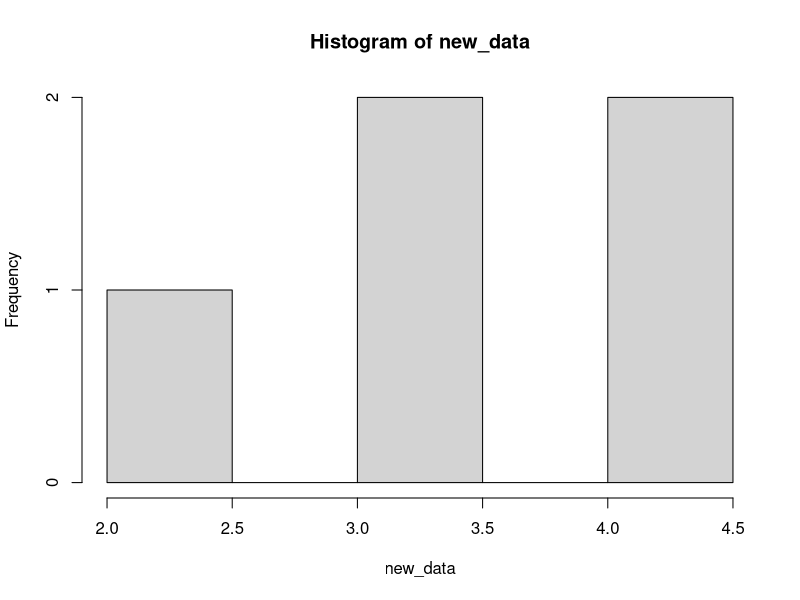
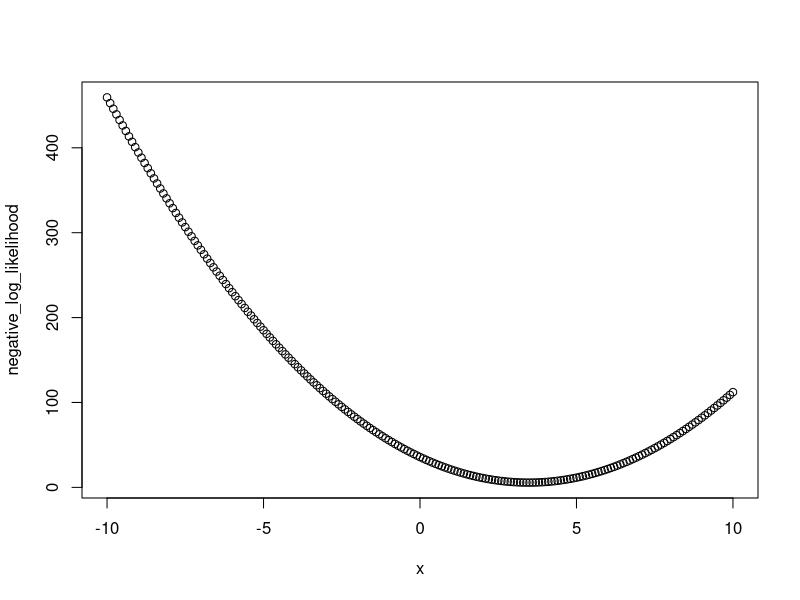
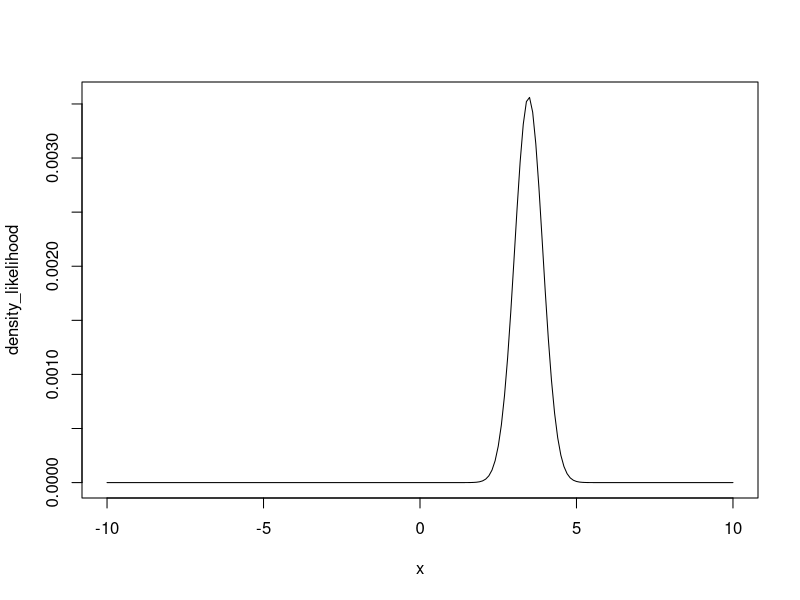
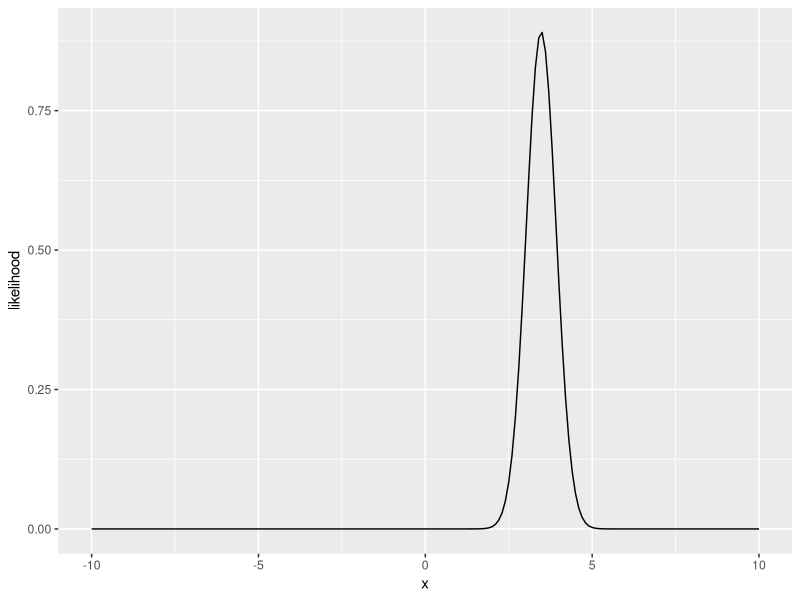
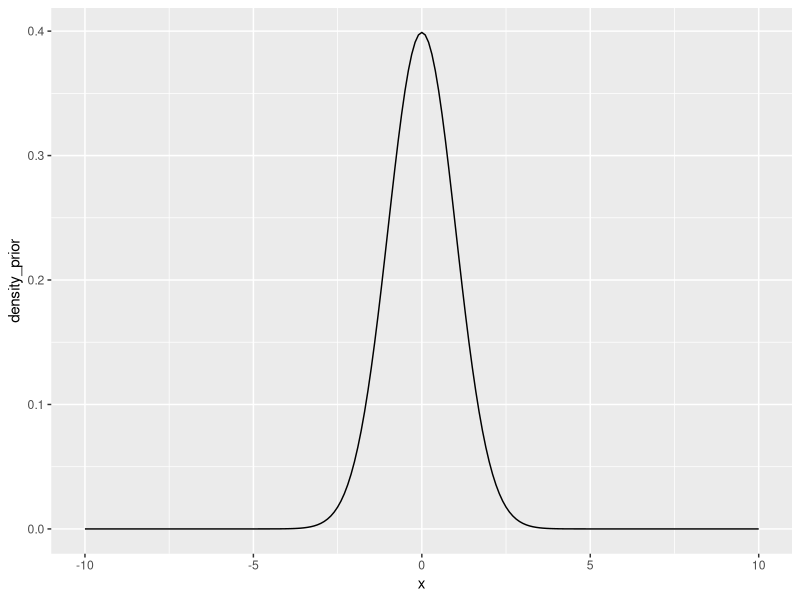
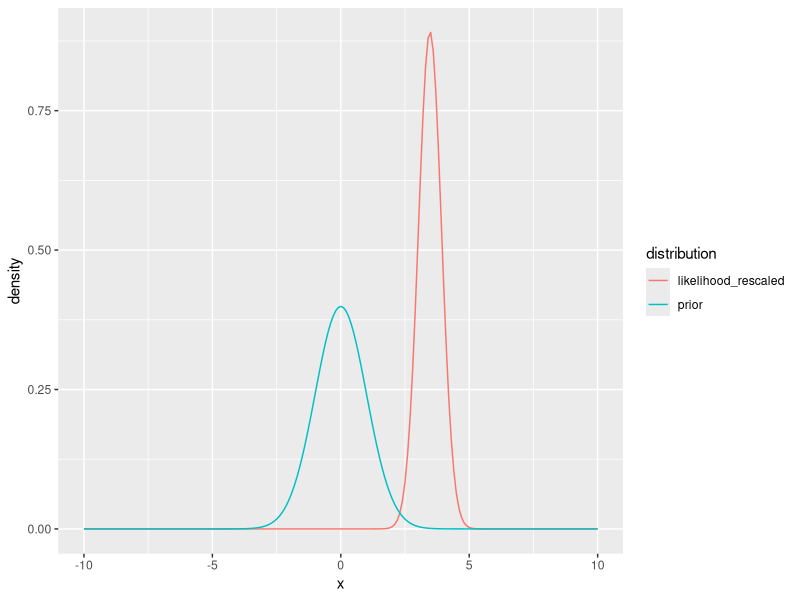
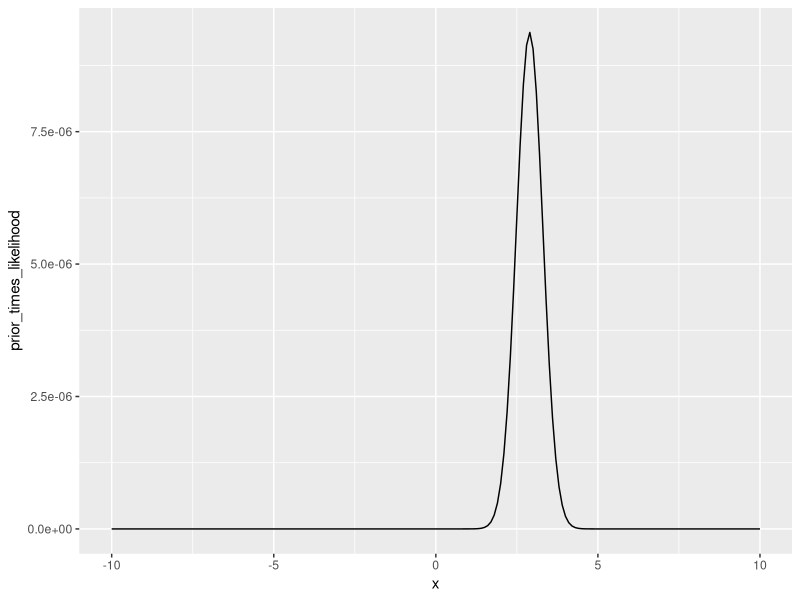
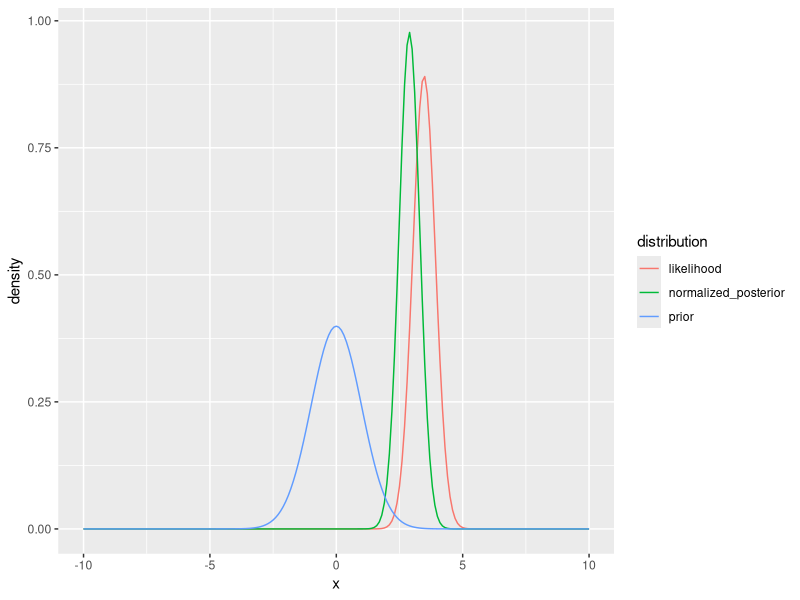

Generate these figures, in order, with R:
## ---- chunk 1
#| echo = FALSE
#| echo = message
library(tidyverse)
library(patchwork)
## ---- chunk 2
num_data_points <- 5

mean_data <- 3.0
sd_data <- 1.0

new_data <- rnorm(num_data_points, mean = mean_data, sd = sd_data)
hist(new_data)
## ---- chunk 3
#DATA MODEL
delta_x <- 0.1
x <- seq(-10,10, delta_x)
negative_log_likelihood <- rep(NA,length(x))
for(i in 1:length(x)){
  negative_log_likelihood[i] <- -sum(dnorm(new_data, mean = x[i], sd = 1, log = TRUE))
}

plot(x, negative_log_likelihood)
## ---- chunk 4
density_likelihood <- exp(-negative_log_likelihood)
plot(x, density_likelihood, type = "l")

## ---- chunk 5
likelihood_area_under_curve <- sum(density_likelihood * delta_x) #Width * Height
density_likelihood_rescaled <- density_likelihood/likelihood_area_under_curve
## ---- chunk 6
d <- tibble(x = x,
            likelihood = density_likelihood_rescaled)
ggplot(d, aes(x = x, y = likelihood)) +
  geom_line()

## ---- chunk 7
mean_prior <- 0
sd_prior <- 1.0

#Priors
density_prior <- dnorm(x, mean = mean_prior, sd = sd_prior)
d <- tibble(x = x,
            density_prior = density_prior)
ggplot(d, aes(x = x, y = density_prior)) +
  geom_line()
## ---- chunk 8
tibble(x = x,
            prior = density_prior,
            likelihood_rescaled = density_likelihood_rescaled) %>% 
  pivot_longer(cols = -x, names_to = "distribution", values_to = "density") %>% 
  mutate(distribution = factor(distribution)) %>% 
  ggplot(aes(x = x, y = density, color = distribution)) +
  geom_line() 

## ---- chunk 9
prior_times_likelihood <- density_prior * density_likelihood
d <- tibble(x = x,
            prior_times_likelihood = prior_times_likelihood)
ggplot(d, aes(x = x, y = prior_times_likelihood)) +
  geom_line()
## ---- chunk 10
area_under_curve <- sum(prior_times_likelihood * delta_x)  #sum(Width * Height) = total probability of the data given all possible values of the parameter
normalized_posterior <- prior_times_likelihood / area_under_curve

paste0("the probablity of the data is (i.e., area under likelihood x prior curve): ", area_under_curve)
## ---- chunk 11
tibble(x = x,
       prior = density_prior,
       likelihood = density_likelihood_rescaled,
       normalized_posterior = normalized_posterior) %>% 
  pivot_longer(cols = -x, names_to = "distribution", values_to = "density") %>% 
  mutate(distribution = factor(distribution)) %>% 
  ggplot(aes(x = x, y = density, color = distribution)) +
  geom_line()
## ---- chunk 12
explore_senstivity <- function(num_data_points, mean_data, sd_data, mean_prior, sd_prior, title){

new_data <- rnorm(num_data_points, mean_data, sd_data)
delta_x <- 0.1
x <- seq(-5,5, delta_x)
negative_log_likelihood <- rep(NA,length(x))

#DATA MODEL
for(i in 1:length(x)){
  #Process model is that mean = x
  negative_log_likelihood[i] <- -sum(dnorm(new_data, mean = x[i], sd = 1, log = TRUE))
}

density_likelihood <- exp(-negative_log_likelihood)
likelihood_area_under_curve <- sum(density_likelihood * delta_x) #Width * Height
density_likelihood_rescaled <- density_likelihood/likelihood_area_under_curve

#Prior
density_prior <- dnorm(x, mean = mean_prior, sd = sd_prior)

#Prior x Likelihood
prior_times_likelihood <- density_prior * density_likelihood
area_under_curve <- sum(prior_times_likelihood * delta_x) #Width * Height
normalized_posterior <- prior_times_likelihood / area_under_curve

p <- tibble(x = x,
       prior = density_prior,
       likelihood = density_likelihood_rescaled,
       normalized_posterior = normalized_posterior) %>% 
  pivot_longer(cols = -x, names_to = "distribution", values_to = "density") %>% 
  mutate(distribution = factor(distribution)) %>% 
  ggplot(aes(x = x, y = density, color = distribution)) +
  geom_line() +
  labs(title = title)
return(p)
}
## ---- chunk 13
#Baseline
p1 <- explore_senstivity(num_data_points = 5,
                        mean_data = 3,
                        sd_data = 2,
                        mean_prior = 0,
                        sd_prior = 1.0,
                        title = "Baseline")

#Increase confidence in prior
p2 <- explore_senstivity(num_data_points = 5,
                        mean_data = 3,
                        sd_data = 2,
                        mean_prior = 0,
                        sd_prior = 0.1,
                        title = "Increase confidence in prior")

#Increase number of data points
p3 <- explore_senstivity(num_data_points = 50,
                        mean_data = 3,
                        sd_data = 2,
                        mean_prior = 0,
                        sd_prior = 1.0,
                        title = "Increase data")

#Make likelihood mean closer to prior
p4 <- explore_senstivity(num_data_points = 5,
                        mean_data = 0,
                        sd_data = 2,
                        mean_prior = 0,
                        sd_prior = 1.0,
                        title = "Make likelihood mean closer to prior")
(p1 / p2) | (p3 / p4) 


## ---- chunk 14
set.seed(100)
num_data_points <- 10
par1_true <- 3
sd_data <- 0.5
x <- runif(num_data_points, 0, 10)
par_true <- c(par1_true, 0.5)
y_true <- par_true[1] * (x / (x + par_true[2]))
y <- rnorm(length(y_true), mean = y_true, sd = sd_data)
plot(x, y, ylim = c(0, par1_true + 2))
## ---- chunk 15
mean_prior <- 1.0
sd_prior <- 0.5
## ---- chunk 16
delta_par1 <- 0.1
par1 <- seq(-3,10, delta_par1)
negative_log_likelihood <- rep(NA,length(par1))
for(i in 1:length(par1)){
  #Process model
  pred <- par1[i] * (x / (x + par_true[2]))
  #Data model
  negative_log_likelihood[i] <- -sum(dnorm(y, mean = pred, sd = sd_data, log = TRUE))
}

density_likelihood <- exp(-negative_log_likelihood)
likelihood_area_under_curve <- sum(density_likelihood * delta_par1) #Width * Height
density_likelihood_rescaled <- density_likelihood/likelihood_area_under_curve

#Priors
density_prior <- dnorm(par1, mean = mean_prior, sd = sd_prior)
prior_times_likelihood <- density_prior * density_likelihood
area_under_curve <- sum(prior_times_likelihood * delta_par1) #Width * Height
normalized_posterior <- prior_times_likelihood / area_under_curve

tibble(par1 = par1,
       prior = density_prior,
       likelihood = density_likelihood_rescaled,
       normalized_posterior = normalized_posterior) %>% 
  pivot_longer(cols = -par1, names_to = "distribution", values_to = "density") %>% 
  mutate(distribution = factor(distribution)) %>% 
  ggplot(aes(x = par1, y = density, color = distribution)) +
  geom_line()

## ---- chunk 17
par1_mle <- par1[which.max(density_likelihood)]
par1_post <- par1[which.max(normalized_posterior)]

d <- tibble(x = seq(0,10, 0.1),
            prior = mean_prior * (x / (x + par_true[2])),
            likelihood = par1_mle * (x / (x + par_true[2])),
            posterior = par1_post * (x / (x + par_true[2]))) %>% 
  pivot_longer(cols = -x, names_to = "distribution", values_to = "prediction") %>% 
  mutate(distribution = factor(distribution))
ggplot(d, aes(x = x, y = prediction, col = distribution)) +
  geom_line() +
  labs(y = "M-M model prediction (process model)")
## ---- chunk 18
num_data_points <- 10
par1_true <- 3
sd_data <- 0.5
x <- runif(num_data_points, 0, 10)
par_true <- c(par1_true, 0.5)
y_true <- par_true[1] * (x / (x + par_true[2]))
y <- rnorm(length(y_true), mean = y_true, sd = sd_data)
plot(x, y, ylim = c(0, par1_true + 2))
## ---- chunk 19
#Initialize chain
num_iter <- 5000
pars <- array(NA, dim = c(num_iter))
pars[1] <- 2
log_prob_current <- -10000000000
prob_current <- exp(log_prob_current)
jump <- 0.1

mean_prior <- 1.0
sd_prior <- 0.5

for(i in 2:num_iter){
  
  #Randomly select new parameter values
  proposed_pars <- rnorm(1, pars[i - 1], jump)
  
    
  #PRIORS: how likely is the proposed value given the prior distribution?
  prior <- dnorm(proposed_pars, mean = mean_prior, sd = sd_prior)

  #PROCESS MODEL: Use new parameter values in the process model
  pred <- proposed_pars * (x / (x + par_true[2]))

  #DATA MODEL: how likely is the data given the proposed parameter?
  #We are multiplying here
  likelihood <- prod(dnorm(y, mean = pred, sd = sd_data))
  
  #Combine the prior and likelihood
  #remember that you multiply probabilities which mean you can add log(probability)
  prob_proposed <- prior * likelihood
  
  z <- (prob_proposed/prob_current)
  
  #Now pick a random number between 0 and 1
  r <- runif(1, 0, 1)
  
  #If z > r then accept the new parameters
  #Note: this will always happen if the new parameters are more likely than
  #the old parameters z > 1 means than z is always > r no matter what value of
  #r is chosen.  However it will accept worse parameter sets (P_new is less
  #likely then P_old - i.e., z < 1) in proportion to how much worse it is
  #For example: if z = 0.9 and then any random number drawn by runif that is
  #less than 0.90 will result in accepting the worse values (i.e., the slightly
  #worse values will be accepted a lot of the time).  In contrast, if z = 0.01
  #(i.e., the new parameters are much much worse), then they can still be accepted
  #but much more rarely because random r values of < 0.1 occur more rarely
  if(z > r){
    pars[i] <- proposed_pars
    prob_current <- prob_proposed
  }else{
    pars[i] <- pars[i - 1]
    prob_current <- prob_current #this calculation isn't necessary but is here to show you the logic
  }
}
## ---- chunk 20
d <- tibble(iter = 1:num_iter,
       par1 = pars)

p1 <-  ggplot(d, aes(x = iter, y = par1)) +
  geom_line()

p2 <- ggplot(d, aes(x = par1)) +
  geom_histogram()

p1 | p2
## ---- chunk 21
nburn <- 100
d_burn <- tibble(iter = nburn:num_iter,
       par1 = pars[nburn:num_iter])

p1 <-  ggplot(d_burn, aes(x = iter, y = par1)) +
  geom_line()

p2 <- ggplot(d_burn, aes(x = par1)) +
  geom_histogram()

p1 | p2
## ---- chunk 22
par_post_burn <- pars[nburn:num_iter]

#Mean
mean(par_post_burn)
#sd
sd(par_post_burn)
#Quantiles
quantile(par_post_burn, c(0.025, 0.5,0.975))
## ---- chunk 23
num_samples <- 100
sample_index <- sample(x = 1:length(par_post_burn), size = num_samples, replace = TRUE)
random_draws <- par_post_burn[sample_index]
hist(random_draws)
## ---- chunk 24
num_samples <- 1000
x_new = x
pred_posterior_mean <- matrix(NA, num_samples, length(x_new))   # storage for all simulations
y_posterior <- matrix(NA, num_samples, length(x_new)) 

for(i in 1:num_samples){
  sample_index <- sample(x = 1:length(pars), size = 1, replace = TRUE)
  pred_posterior_mean[i, ] <- pars[sample_index] * (x_new / (x_new + par_true[2]))
  y_posterior[i, ] <- rnorm(length(x_new), pred_posterior_mean[i, ], sd = sd_data)
  
}
n.stats.y <- apply(y_posterior, 2, quantile, c(0.025, 0.5, 0.975))
n.stats.y.mean <- apply(y_posterior, 2, mean)

n.stats.mean <- apply(pred_posterior_mean, 2, quantile, c(0.025, 0.5, 0.975))

d <- tibble(x = x_new,
            median = n.stats.y.mean,
            lower95_y = n.stats.y[1, ],
            upper95_y = n.stats.y[3, ],
            lower95_mean = n.stats.mean[1, ],
            upper95_mean = n.stats.mean[3, ],
            obs = y)

ggplot(d, aes(x = x)) +
  geom_ribbon(aes(ymin = lower95_y, ymax = upper95_y), fill = "lightblue", alpha = 0.5) +
    geom_ribbon(aes(ymin = lower95_mean, ymax = upper95_mean), fill = "pink", alpha = 0.5) +
  geom_line(aes(y = median)) +
  geom_point(aes(y = obs)) +
  labs(y = "M-M Prediction")

## ---- chunk 25
library(tidyverse)
library(patchwork)

#Build fake dataset
set.seed(100)
num_data_points <- 200
sd_data <- 0.25
par_true <- c(3, 0.5)
x <- runif(num_data_points, 0, 10)
y_true <- par_true[1] * (x / (x + par_true[2]))
y <- rnorm(length(y_true), mean = y_true, sd = sd_data)
plot(x, y, ylim = c(0, par_true[1] + 2))

#Set MCMC Configuration
num_iter <- 2000
num_pars <- 2
jump <- c(0.05, 0.05)

#Initialize chain
pars <- array(NA, dim = c(num_pars, num_iter))
pars[1, 1] <- 2
pars[2, 1] <- 1
log_likelihood_prior_current <- -10000000000

for(i in 2:num_iter){
  
  #Loop through parameter value
  
  for(j in 1:num_pars){
      #Randomly select new parameter values
    proposed_pars <- pars[, i - 1]
    proposed_pars[j] <- rnorm(1, mean = pars[j, i - 1], sd = jump[j])
    
    ##########################
    # PRIORS
    #########################
    #(remember that you multiply probabilities which mean you can add log(probability))
    log_prior <- dunif(proposed_pars[1], min = 0, max = 10, log = TRUE) + 
      dunif(proposed_pars[2], min = 0, max = 100, log = TRUE)
    
    #Likelihood.  
    #You could use:
    # pred <- process_model(x, pars = proposed_pars)
    # log_likelihood <- sum(dnorm(new_data, mean = pred, sd = sd_data, log = TRUE)
    # but we are looping here because it transitions well to the next section of the course
    log_likelihood <- rep(NA, length(x))
    pred <- rep(NA, length(x))
    for(m in 1:length(x)){
      ##########################
      # PROCESS MODEL
      #########################
      pred[m] <- proposed_pars[1] * (x[m] / (x[m] + proposed_pars[2]))
      ##########################
      # DATA MODEL
      #########################
      log_likelihood[m] <- dnorm(y[m], mean = pred[m], sd = sd_data, log = TRUE)
    }
    #Remember that you multiply probabilities which mean you can add log(probability)
    #Hence the use of sum
    log_likelihood <- sum(log_likelihood)
    
    ############################
    ###  PRIOR x LIKELIHOOD
    ############################
    #Combine the prior and likelihood
    #remember that you multiply probabilities which means you can add log(probability)
    log_likelihood_prior_proposed <- log_prior + log_likelihood
    
    #We want the ratio of new / old but since it is in log space we first
    #take the difference of the logs: log(new/old) = log(new) - log(old) 
    # and then take out of log space exp(log(new) - log(old))
    z <- exp(log_likelihood_prior_proposed - log_likelihood_prior_current)
    
    #Now pick a random number between 0 and 1
    r <- runif(1, min = 0, max = 1)
    #If z > r then accept the new parameters
    #Note: this will always happen if the new parameters are more likely than
    #the old parameters z > 1 means than z is always > r no matter what value of
    #r is chosen.  However it will accept worse parameter sets (P_new is less
    #likely then P_old - i.e., z < 1) in proportion to how much worse it is
    #For example: if z = 0.9 and then any random number drawn by runif that is
    #less than 0.90 will result in accepting the worse values (i.e., the slightly
    #worse values will be accepted a lot of the time).  In contrast, if z = 0.01
    #(i.e., the new parameters are much much worse), then they can still be accepted
    #but much more rarely because random r values of < 0.1 occur more rarely
    if(log(z) > log(r)){
      pars[j, i] <- proposed_pars[j]
      log_likelihood_prior_current <- log_likelihood_prior_proposed
    }else{
      pars[j, i] <- pars[j, i - 1]
      log_likelihood_prior_current <- log_likelihood_prior_current #this calculation isn't necessary but is here to show you the logic
    }
  }
}

d <- tibble(iter = 1:num_iter,
            par1 = pars[1, ],
            par2 = pars[2, ]) %>%
  pivot_longer(-iter, values_to = "value", names_to = "parameter")

p1 <- ggplot(d, aes(x = iter, y = value)) +
  geom_line() +
  facet_wrap(~parameter, scales = "free")

p2 <- ggplot(d, aes(x = value)) +
  geom_histogram() +
  facet_wrap(~parameter, scales = "free")

p1 / p2
## ---- chunk 26


## ---- chunk 27


## ---- chunk 28


## ---- chunk 29


## ---- chunk 30


## ---- chunk 31


## ---- chunk 32
